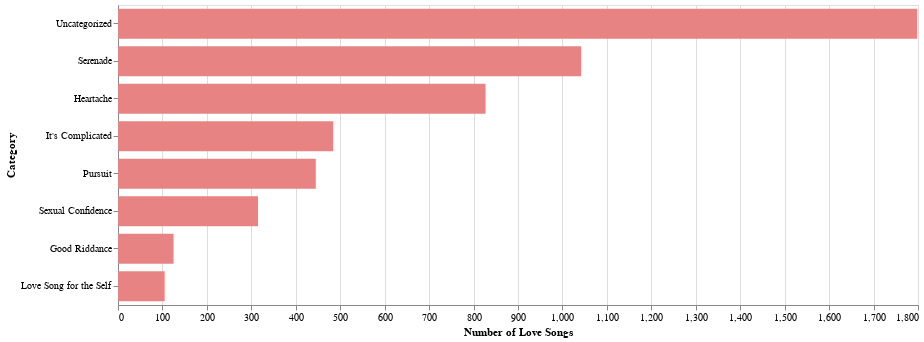

Notebook code for this chart:
### Code cell
select = alt.selection_point(name="select", on="click")
highlight = alt.selection_point(name="highlight", on="pointerover", empty=False)

stroke_width = (
    alt.when(select).then(alt.value(2, empty=False))
    .when(highlight).then(alt.value(1))
    .otherwise(alt.value(0))
)

alt.Chart(merged_df).mark_bar(
    fill="#E78483", stroke="black", cursor="pointer"
).encode(
    alt.X('count').title("Number of Love Songs"),
    alt.Y("love_song_category").title("Category").sort('-x'),
    fillOpacity=alt.when(select).then(alt.value(1)).otherwise(alt.value(0.3)),
    strokeWidth=stroke_width,
).properties(
    width=800,
    height=300
).configure_scale(bandPaddingInner=0.2).add_params(select, highlight)

### Figure 1 — Vega-Lite specification as saved in the notebook (floating-point values rounded to 4 significant figures)
{"config": {"view": {"continuousWidth": 300, "continuousHeight": 300}, "scale": {"bandPaddingInner": 0.2}}, "data": {"name": "data-c202ca15dd7858a12ecab6e1b41c51f9"}, "mark": {"type": "bar", "cursor": "pointer", "fill": "#E78483", "stroke": "black"}, "encoding": {"fillOpacity": {"condition": [{"param": "select", "value": 1}], "value": 0.3}, "strokeWidth": {"condition": [{"param": "select", "value": 2, "empty": false}, {"param": "highlight", "value": 1, "empty": false}], "value": 0}, "x": {"field": "count", "title": "Number of Love Songs", "type": "quantitative"}, "y": {"field": "love_song_category", "sort": "-x", "title": "Category", "type": "nominal"}}, "height": 300, "params": [{"name": "select", "select": {"type": "point", "on": "click"}}, {"name": "highlight", "select": {"type": "point", "on": "pointerover"}}], "width": 800, "$schema": "https://vega.github.io/schema/vega-lite/v6.1.0.json", "datasets": {"data-c202ca15dd7858a12ecab6e1b41c51f9": [{"love_song_category": "Uncategorized", "count": 1798, "explanation": "Songs that don't fit anywhere else"}, {"love_song_category": "Serenade", "count": 1042, "explanation": "Unmistakably about romantic love and devotion, sung from one person to another"}, {"love_song_category": "Heartache", "count": 827, "explanation": "But what happens if you love them, but they just... don’t? Maybe you broke up, or maybe it’s just unrequited"}, {"love_song_category": "It's Complicated", "count": 484, "explanation": "The messier side of romance. What about when a relationship isn’t clearly good or bad? Maybe you fight constantly. Maybe they’re unfaithful. But you still try to make it work"}, {"love_song_category": "Pursuit", "count": 445, "explanation": "When you love someone, and it might become something more? You just spotted someone, your heart is beating fast, and who KNOWS where this thing might lead?"}, {"love_song_category": "Sexual Confidence", "count": 315, "explanation": "Songs that get a little steamy? Think artists like Nicki Minaj and Drake, who dominate this category that's all about getting into bed with someone."}, {"love_song_category": "Good Riddance", "count": 125, "explanation": "The relationship is clearly over, but the songwriter’s heartbreak has resurrected into... righteous power? They’re not crying, they’re yelling “Good Riddance!”"}, {"love_song_category": "Love Song for the Self", "count": 105, "explanation": "Women-pioneered Love Song for the Self is the most modern of all the genres. And while it’s not written to a lover, it’s often written in reaction to romantic rejection."}]}}
